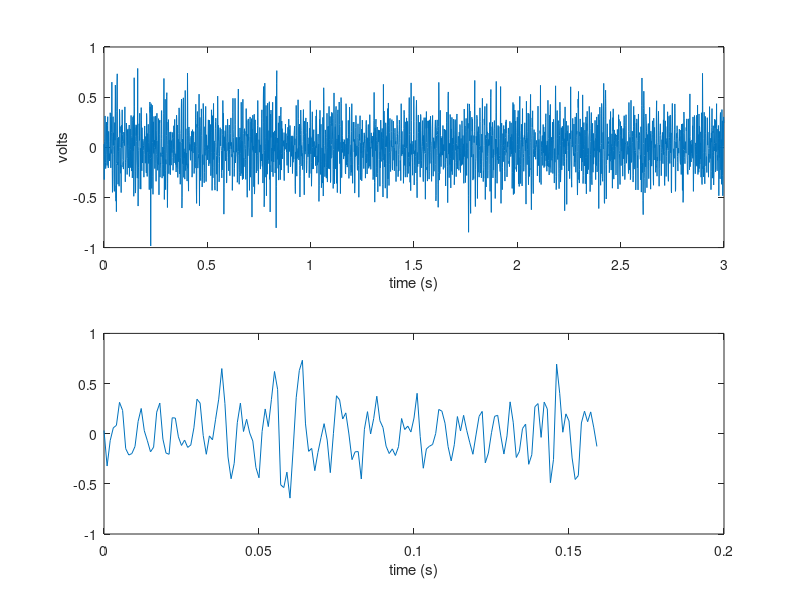

This chart was generated by the following MATLAB code: (Note: this script raises an error after producing the figure.)
clear; clc;
addpath('Data\');
data = load('emgDataFS1KT3REP4.mat');
sf = 1000;


%% data graph params
data_recordspan = 3; %seconds
data_dt = 1/sf;
data_t = 0:data_dt:data_recordspan-data_dt;

%% framing the data
frameLength = 160;
dataLength = length(data.emg);
numFrames = fix(dataLength/frameLength); %rename val
trimmedData = data.emg(1:(frameLength*numFrames));
frames = reshape(trimmedData,[],numFrames);

%% frame graph params
frame_recordspan = frameLength/sf; %seconds (3/18) or (160/1000)?
frame_dt = 1/sf;
frame_t = 0:frame_dt:frame_recordspan-frame_dt;


f = figure;
subplot(2,1,1);
plot(data_t, data.emg(data_t<data_recordspan,1))
xlabel('time (s)')
ylabel('volts')

subplot(2,1,2);
frameToPlot = 1; % 1 to 18
plot(frame_t, frames(frame_t<frame_recordspan,frameToPlot));%choose a random frame (1)
xlabel('time (s)');
ylabel('frame ('+string(frameToPlot)+') volts');



